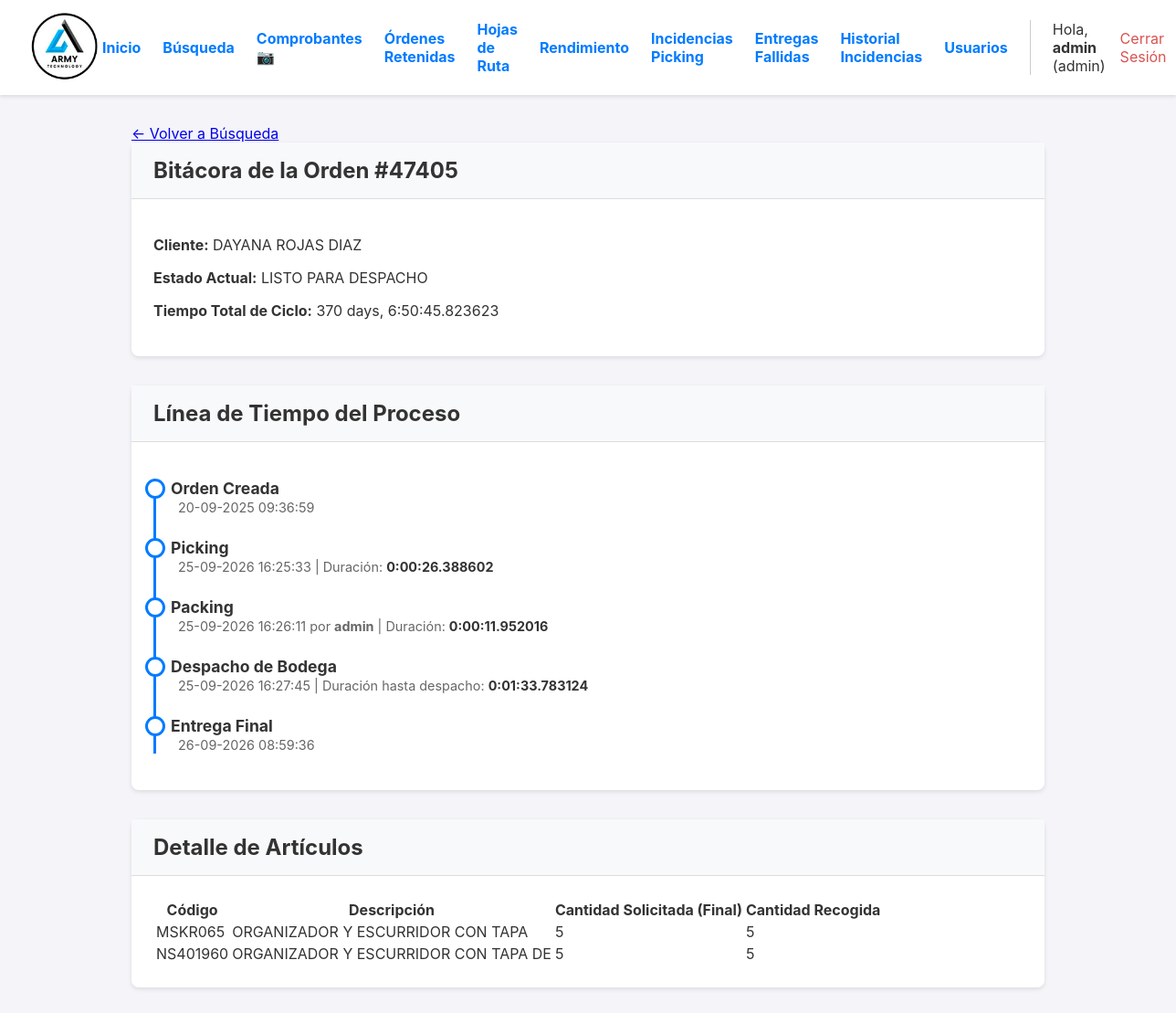
/orden/9/bitacora (signed in), run on an earlier commit of the app's database.
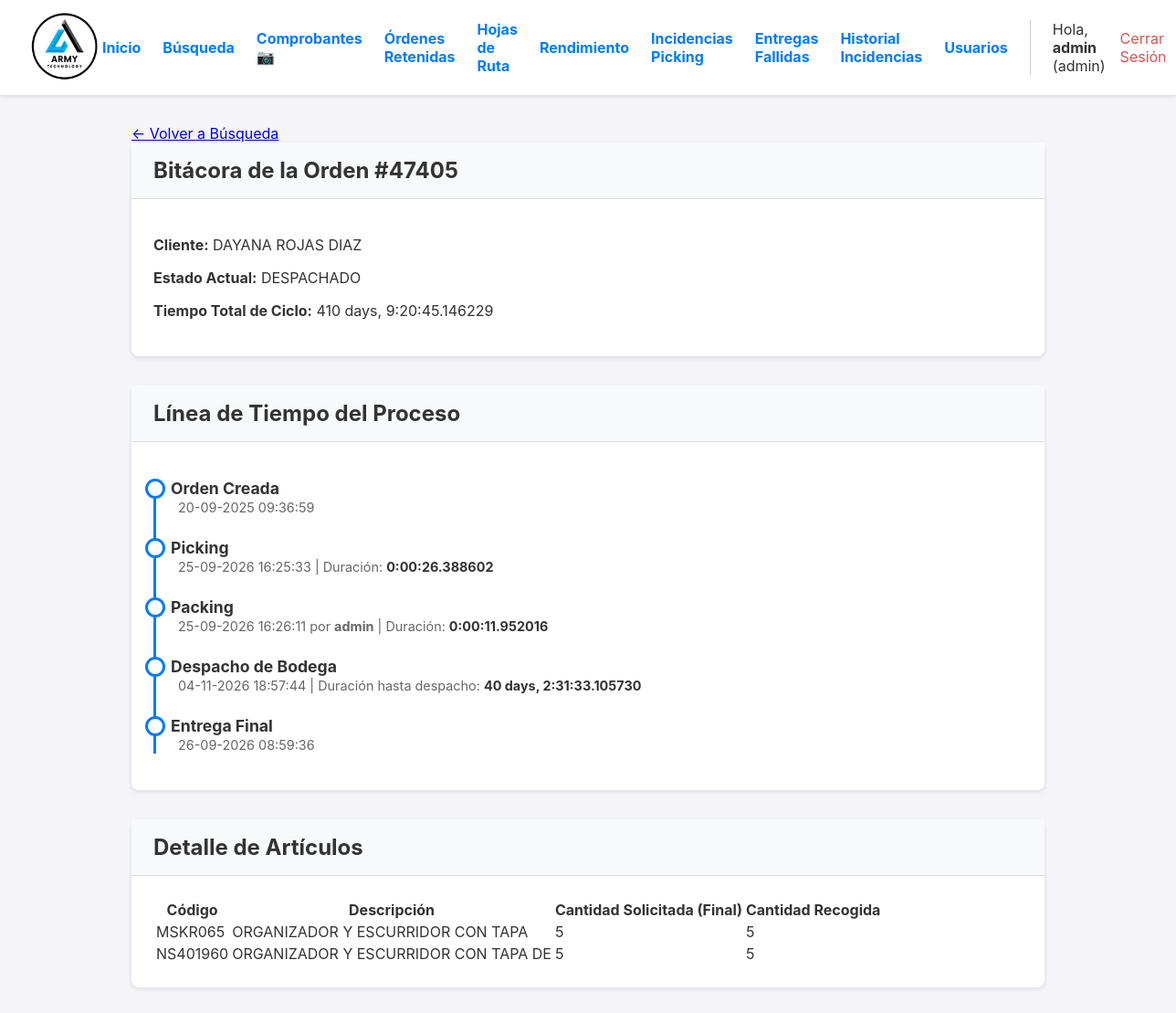
And on a later commit of the database.
### app.py (models this page shows, shortened)
class User(UserMixin, db.Model):
    id = db.Column(db.Integer, primary_key=True)
    username = db.Column(db.String(80), unique=True, nullable=False)
    password_hash = db.Column(db.String(256), nullable=False)
    role = db.Column(db.String(20), nullable=False, default='operario')

class Orden(db.Model):
    id = db.Column(db.Integer, primary_key=True)
    numero_pedido = db.Column(db.String(50), unique=True, nullable=False)
    cliente_nombre = db.Column(db.String(200), nullable=False)
    cliente_direccion = db.Column(db.String(300), nullable=True)
    estado = db.Column(db.String(30), nullable=False, default='PENDIENTE')
    fecha_creacion = db.Column(db.DateTime, nullable=False, default=datetime.datetime.utcnow)
    lote_id = db.Column(db.Integer, db.ForeignKey('lote_picking.id'), nullable=True)
    items = db.relationship('ItemOrden', backref='orden', lazy=True, cascade="all, delete-orphan")
    fecha_inicio_picking = db.Column(db.DateTime, nullable=True)
    fecha_fin_picking = db.Column(db.DateTime, nullable=True)
    fecha_fin_packing = db.Column(db.DateTime, nullable=True)
    fecha_despacho = db.Column(db.DateTime, nullable=True)
    packer_id = db.Column(db.Integer, db.ForeignKey('user.id', ondelete='SET NULL'), nullable=True)
    packer = db.relationship('User', foreign_keys=[packer_id])
    devolucion_confirmada = db.Column(db.Boolean, default=False, nullable=False)
    bultos = db.relationship('Bulto', backref='orden', cascade="all, delete-orphan")
    hoja_de_ruta_id = db.Column(db.Integer, db.ForeignKey('hoja_de_ruta.id'), nullable=True)
    destino_id = db.Column(db.Integer, db.ForeignKey('destino.id'), nullable=True)
    destino = db.relationship('Destino', backref='ordenes')
    guia_encomienda = db.Column(db.String(100), nullable=True)
    nota_entrega = db.Column(db.Text, nullable=True)
    fecha_entrega_final = db.Column(db.DateTime, nullable=True)
    nota_bodega = db.Column(db.Text, nullable=True)
    foto_guia_url = db.Column(db.String(500), nullable=True)

class ItemOrden(db.Model):
    id = db.Column(db.Integer, primary_key=True)
    orden_id = db.Column(db.Integer, db.ForeignKey('orden.id'), nullable=False)
    codigo_articulo = db.Column(db.String(100), nullable=False)
    descripcion_articulo = db.Column(db.String(300), nullable=False)
    cantidad_solicitada = db.Column(db.Integer, nullable=False)
    cantidad_recogida = db.Column(db.Integer, nullable=False, default=0)
    cantidad_empacada = db.Column(db.Integer, nullable=False, default=0)
    tiene_incidencia = db.Column(db.Boolean, default=False, nullable=False)
    tipo_incidencia = db.Column(db.String(50), nullable=True)
    nota_incidencia = db.Column(db.Text, nullable=True)

### app.py (the view)
@app.route('/orden/<int:orden_id>/bitacora')
@login_required
@logistica_required # Cambiado a logistica_required para que operarios también puedan verla
def bitacora_orden(orden_id):
    options_list = [
        joinedload(Orden.lote).joinedload(LotePicking.operario),
        joinedload(Orden.packer),
        subqueryload(Orden.items).joinedload(ItemOrden.historial_incidencias),
        joinedload(Orden.hoja_de_ruta).joinedload(HojaDeRuta.conductor) # <-- NUEVA LÍNEA
    ]
    orden = db.session.get(Orden, orden_id, options=options_list)
    if not orden:
        flash('Orden no encontrada.', 'error')
        return redirect(url_for('reportes_y_busqueda'))
    duraciones = {}
    if orden.fecha_inicio_picking and orden.fecha_fin_picking:
        duraciones['picking'] = orden.fecha_fin_picking - orden.fecha_inicio_picking
    if orden.fecha_fin_picking and orden.fecha_fin_packing:
        duraciones['packing'] = orden.fecha_fin_packing - orden.fecha_fin_picking
    if orden.fecha_fin_packing and orden.fecha_despacho:
        duraciones['despacho'] = orden.fecha_despacho - orden.fecha_fin_packing
    if orden.fecha_creacion and orden.fecha_despacho:
        duraciones['total'] = orden.fecha_despacho - orden.fecha_creacion
    return render_template('bitacora_orden.html', orden=orden, duraciones=duraciones)

### app.py (called while the page is built)
def logistica_required(f):
    @wraps(f)
    def decorated_function(*args, **kwargs):
        if not current_user.is_authenticated or current_user.role not in ['admin', 'operario', 'garantias']:
            flash('Se requiere rol de Administrador, Operario o Garantías para acceder a esta página.', 'error')
            return redirect(url_for('dashboard'))
        return f(*args, **kwargs)
    return decorated_function

@login_manager.user_loader
def load_user(user_id):
    return db.session.get(User, int(user_id))

@app.template_filter('localtime')
def to_localtime_filter(utc_datetime):
    if not utc_datetime: return ""
    local_tz = pytz.timezone('America/Costa_Rica')
    local_dt = utc_datetime.replace(tzinfo=pytz.utc).astimezone(local_tz)
    return local_dt.strftime('%d-%m-%Y %H:%M:%S')

### templates/bitacora_orden.html (shortened to what this page needs)
{% extends "layout.html" %}
{% block content %}
<div class="bitacora-container">
    <a href="{{ url_for('reportes_y_busqueda') }}" class="back-link">← Volver a Búsqueda</a>
    <div class="card">
        <div class="card-header">
            <h2>Bitácora de la Orden #{{ orden.numero_pedido }}</h2>
        </div>
        <div class="card-body">
            <p><strong>Cliente:</strong> {{ orden.cliente_nombre }}</p>
            <p><strong>Estado Actual:</strong> <span class="estado estado-{{ orden.estado }}">{{ orden.estado.replace('_', ' ') }}</span></p>
            {% if duraciones.total %}
            <p><strong>Tiempo Total de Ciclo:</strong> <span class="duracion">{{ duraciones.total }}</span></p>
            {% endif %}
        </div>
    </div>
    <div class="card">
        <div class="card-header"><h2>Línea de Tiempo del Proceso</h2></div>
        <div class="card-body">
            <ul class="timeline">
                <li class="timeline-item">
                    <div class="timeline-title">Orden Creada</div>
                    <span class="timeline-meta">{{ orden.fecha_creacion | localtime }}</span>
                </li>
                <li class="timeline-item">
                    <div class="timeline-title">Picking</div>
                    <span class="timeline-meta">
                        {{ orden.fecha_inicio_picking | localtime if orden.fecha_inicio_picking else 'Pendiente' }}
                        {% if duraciones.picking %} | Duración: <span class="duracion">{{ duraciones.picking }}</span>{% endif %}
                    </span>
                </li>
                <li class="timeline-item">
                    <div class="timeline-title">Packing</div>
                    <span class="timeline-meta">
                        {{ orden.fecha_fin_packing | localtime if orden.fecha_fin_packing else 'Pendiente' }}
                        {% if orden.packer %} por <strong>{{ orden.packer.username }}</strong>{% endif %}
                        {% if duraciones.packing %} | Duración: <span class="duracion">{{ duraciones.packing }}</span>{% endif %}
                    </span>
                </li>
                <li class="timeline-item">
                    <div class="timeline-title">Despacho de Bodega</div>
                     <span class="timeline-meta">
                        {{ orden.fecha_despacho | localtime if orden.fecha_despacho else 'Pendiente' }}
                        {% if duraciones.despacho %} | Duración hasta despacho: <span class="duracion">{{ duraciones.despacho }}</span>{% endif %}
                    </span>
                </li>
                <li class="timeline-item" style="padding-bottom:0;">
                    <div class="timeline-title">Entrega Final</div>
                    <span class="timeline-meta">
                        {% if orden.fecha_entrega_final %}
                            {{ orden.fecha_entrega_final | localtime }}
                        {% elif orden.hoja_de_ruta and orden.hoja_de_ruta.fecha_finalizacion %}
                            {{ orden.hoja_de_ruta.fecha_finalizacion | localtime }}
                        {% else %}
                            Pendiente
                        {% endif %}
                    </span>
                </li>
            </ul>
        </div>
    </div>
    <div class="card">
        <div class="card-header"><h2>Detalle de Artículos</h2></div>
        <div class="card-body">
            <table class="kpi-table">
                <thead>
                    <tr>
                        <th>Código</th>
                        <th>Descripción</th>
                        <th>Cantidad Solicitada (Final)</th>
                        <th>Cantidad Recogida</th>
                    </tr>
                </thead>
                <tbody>
                    {% for item in orden.items %}
                    <tr>
                        <td>{{ item.codigo_articulo }}</td>
                        <td>{{ item.descripcion_articulo }}</td>
                        <td>{{ item.cantidad_solicitada }}</td>
                        <td>{{ item.cantidad_recogida }}</td>
                    </tr>
                    {% endfor %}
                </tbody>
            </table>
        </div>
    </div>
</div>
{% endblock %}

### templates/layout.html (shortened to what this page needs)
<!DOCTYPE html>
<html lang="es">
<head>
</head>
<body>
    <header>
        <div class="logo">
            <a href="{{ url_for('dashboard') }}">
                <img src="{{ url_for('static', filename='img/logo.png') }}" alt="Logo de la Empresa">
            </a>
        </div>
        <nav class="nav">
             {% if current_user.is_authenticated %}
                {% if current_user.role == 'admin' %}
                    <div class="nav-admin-links">
                        <a href="{{ url_for('dashboard') }}">Inicio</a>
                        <a href="{{ url_for('reportes_y_busqueda') }}">Búsqueda</a>
                        <a href="{{ url_for('galeria_comprobantes') }}">Comprobantes 📷</a>
                        <a href="{{ url_for('ordenes_retenidas') }}">Órdenes Retenidas</a>
                        <a href="{{ url_for('gestionar_rutas') }}">Hojas de Ruta</a>
                        <a href="{{ url_for('reporte_operarios') }}">Rendimiento</a>
                        <a href="{{ url_for('gestionar_incidencias') }}" class="nav-link-with-badge">
                            Incidencias Picking
                        </a>
                        <a href="{{ url_for('gestionar_entregas_fallidas') }}" class="nav-link-with-badge">
                            Entregas Fallidas
                        </a>
                        <a href="{{ url_for('historial_incidencias') }}">Historial Incidencias</a>
                        <a href="{{ url_for('gestionar_usuarios') }}">Usuarios</a>
                    </div>
                {% endif %}
                <div class="user-info">
                    <span>Hola, <strong>{{ current_user.username }}</strong> ({{ current_user.role }})</span>
                    <a href="{{ url_for('logout') }}" style="color: #d9534f;">Cerrar Sesión</a>
                </div>
             {% endif %}
        </nav>
    </header>
    <main>
        {% block content %}{% endblock %}
    </main>
</body>
</html>

### templates/layout.html (style rules this page uses)
body { font-family: -apple-system, BlinkMacSystemFont, "Segoe UI", Roboto, "Helvetica Neue", Arial, sans-serif; margin: 0; background-color: #f4f4f9; color: #333; }
header { background-color: #fff; padding: 10px 2em; display: flex; justify-content: space-between; align-items: center; box-shadow: 0 2px 4px rgba(0,0,0,0.1); position: sticky; top: 0; z-index: 100; }
.logo img { height: 80px; }
.nav { display: flex; align-items: center; gap: 1em; }
.nav-admin-links { display: flex; align-items: center; gap: 1.5em; font-weight: bold; border-right: 1px solid #ccc; padding-right: 1.5em; margin-right: 0.5em; }
.nav-admin-links a, .user-info a { text-decoration: none; color: #007bff; }
.user-info { display: flex; align-items: center; gap: 1em; }
main { padding: 2em; }
* { box-sizing: border-box; }
main { padding: 1em; }
@media (min-width: 768px) { main { padding: 2em; } }
.nav-link-with-badge { position: relative; text-decoration: none; }

### templates/bitacora_orden.html (style rules this page uses)
.bitacora-container { max-width: 1000px; margin: auto; }
.card { background: white; border-radius: 8px; box-shadow: 0 2px 5px rgba(0,0,0,0.1); margin-bottom: 2rem; }
.card-header { padding: 1rem 1.5rem; background-color: #f8f9fa; border-bottom: 1px solid #ddd; }
.card-header h2 { margin: 0; font-size: 1.5rem; }
.card-body { padding: 1.5rem; }
.timeline { list-style: none; padding-left: 1rem; border-left: 3px solid #007bff; }
.timeline-item { position: relative; padding-bottom: 1.5rem; }
.timeline-item::before { content: ''; position: absolute; left: -28px; top: 0; width: 16px; height: 16px; border-radius: 50%; background: white; border: 3px solid #007bff; }
.timeline-title { font-weight: bold; font-size: 1.1rem; }
.timeline-meta { font-size: 0.9rem; color: #666; margin-left: 0.5rem; }
.timeline-meta .duracion { font-weight: bold; color: #333; }

What changed in the data, as far as the page shows it:
changed Orden "DAYANA ROJAS DIAZ": estado.replace "LISTO PARA DESPACHO" → "DESPACHADO"; fecha_despacho "25-09-2026 16:27:45" → "04-11-2026 18:57:44"
Also different on the page:
{{ duraciones.total }}: "370 days, 6:50:45.823623" → "410 days, 9:20:45.146229"
{{ duraciones.despacho }}: "0:01:33.783124" → "40 days, 2:31:33.105730"
